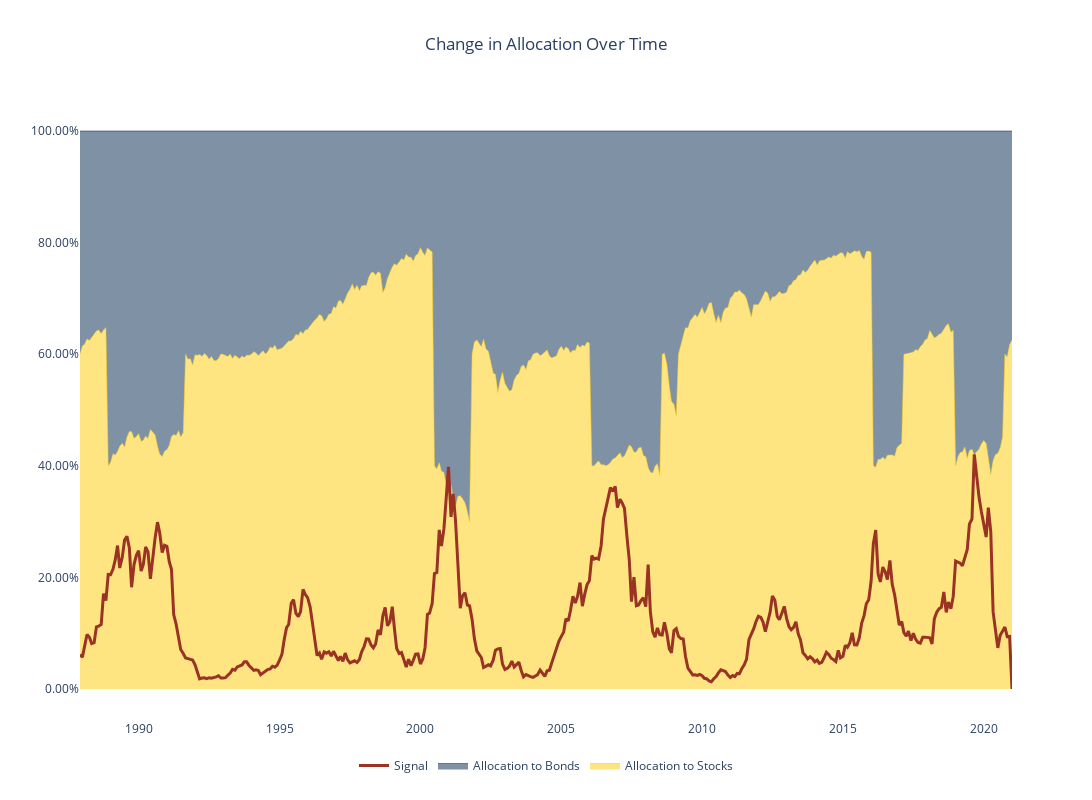

The notebook cell this image was saved under:
### Code cell
alloc_plot(bt_res)

### Figure 1 — Plotly figure (JSON) as saved in the notebook; plotly's stock layout.template omitted (floating-point values rounded to 4 significant figures; data arrays with more than 128 entries replaced by an {"elided": "..."} marker saying what was removed)
{"data": [{"line": {"color": "#FFCB05", "width": 0.5}, "name": "Allocation to Stocks", "stackgroup": "one", "type": "scatter", "x": {"elided": "398 str values"}, "y": {"elided": "398 float values"}}, {"line": {"color": "#00274C", "width": 0.5}, "name": "Allocation to Bonds", "stackgroup": "one", "type": "scatter", "x": {"elided": "398 str values"}, "y": {"elided": "398 float values"}}, {"line": {"color": "#9A3324", "width": 3}, "name": "Signal", "type": "scatter", "x": {"elided": "398 str values"}, "y": {"elided": "398 float values"}}], "layout": {"height": 800, "legend": {"orientation": "h", "x": 0.5, "xanchor": "center", "y": -0.05, "yanchor": "top"}, "paper_bgcolor": "white", "plot_bgcolor": "white", "title": {"text": "Change in Allocation Over Time", "x": 0.5}, "width": 1200, "xaxis": {"autorange": true, "range": ["1987-11-30", "2020-12-31"], "type": "date"}, "yaxis": {"autorange": true, "range": [-0.05556, 1.056], "tickformat": ".2%", "type": "linear"}}}
